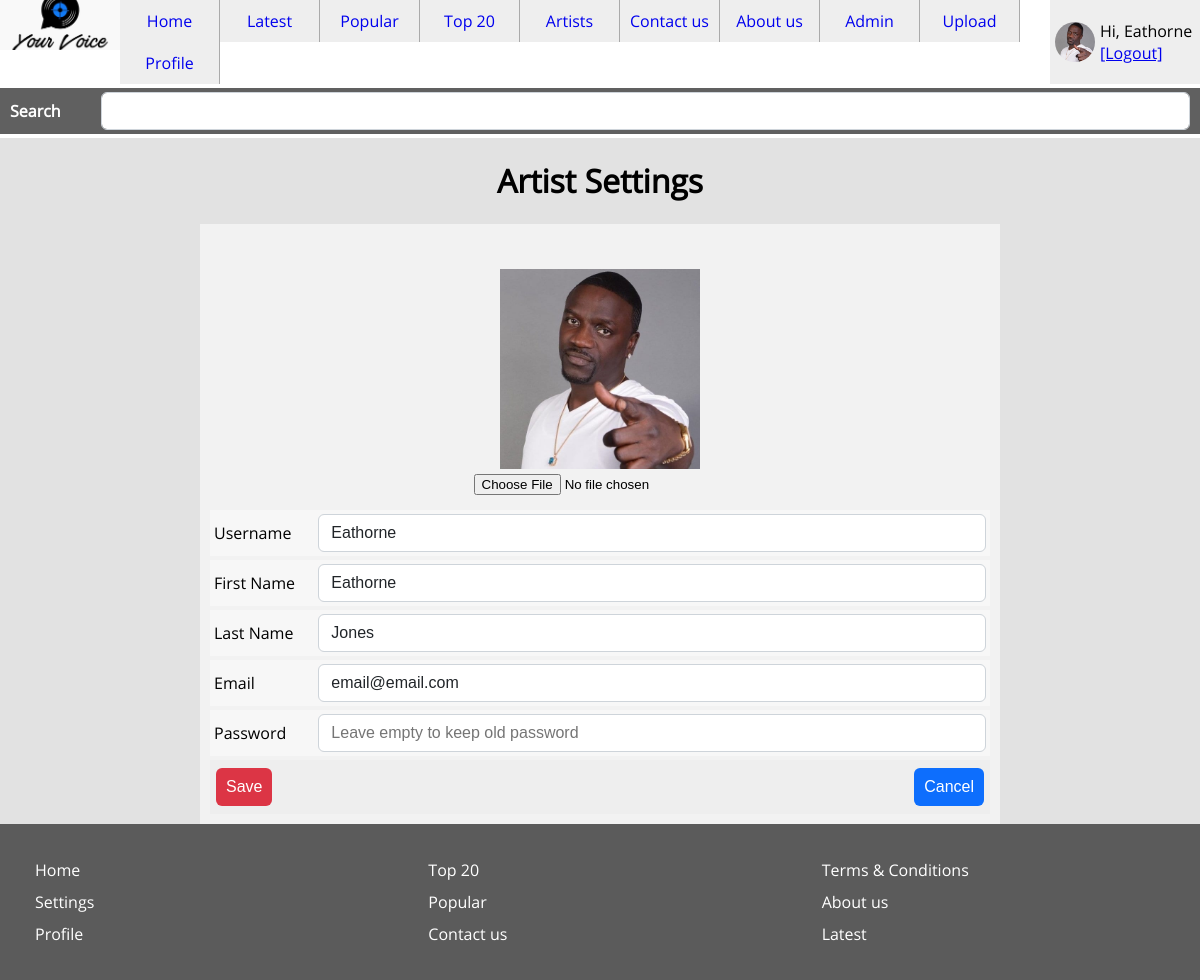
The page /settings.php (signed in) on the database its author committed.
### tables this page shows
CREATE TABLE `users` (
  `id` int(11) NOT NULL,
  `username` varchar(30) NOT NULL,
  `first_name` varchar(30) NOT NULL,
  `last_name` varchar(30) NOT NULL,
  `email` varchar(100) NOT NULL,
  `password` varchar(255) NOT NULL,
  `role` varchar(6) NOT NULL,
  `date` datetime NOT NULL,
  `image` varchar(1024) DEFAULT NULL
);

### functions.php (called while the page is built, shortened)
<?php
function get_image($path)
{
	if(file_exists($path ?? ''))
		return $path;
	return 'assets/images/no_image.jpg?1';
}
function user($key)
{
	if(!empty($_SESSION['USER'][$key]))
		return $_SESSION['USER'][$key];
	return '';
}
function old_value($key, $default = "")
{
	return $default;
}
function query($query)
{
	global $con;
	$result = mysqli_query($con, $query);
	if(!is_bool($result))
	{
		if(mysqli_num_rows($result) > 0)
		{
			$rows = [];
			while($row = mysqli_fetch_assoc($result))
			{
				$rows[] = $row;
			}
			return $rows;
		}
	}
	return false;
}

### settings.php (the view, shortened to what this page needs)
<?php
	$id = user('id');
	if(is_admin()){
		$id = $_GET['id'] ?? user('id');
		$id = (int)$id;
	}
	$query = "select * from users where id = '$id' limit 1";
 	$row = query($query);
 	if(!empty($row))
	{
		$row = $row[0];
	}
?>
	<?php require 'header.php';?>
	<div class="class_51" >
		<h1 class="class_52"  >
			Artist Settings
		</h1>
		<form  method="post" enctype="multipart/form-data"  class="class_53"  style="padding: 10px;">
			<div style="color: red;padding: 10px;text-align: center;">
			</div>
			<div class="class_54" >
				<img src="<?=get_image($row['image'])?>" class="js-image class_27" >
				<input onchange="display_image(this.files[0])" type="file" name="image"  class="class_28">
			</div>
			<div class="class_24" >
				<label class="class_55"  >
					Username
				</label>
				<input value="<?=old_value('username',$row['username'])?>" placeholder="" type="text" name="username" class="class_12" >
			</div>
			<div class="class_24" >
				<label class="class_55"  >
					First Name
				</label>
				<input value="<?=old_value('first_name',$row['first_name'])?>" placeholder="" type="text" name="first_name" class="class_12" >
			</div>
			<div class="class_24" >
				<label class="class_55"  >
					Last Name
				</label>
				<input value="<?=old_value('last_name',$row['last_name'])?>" placeholder="" type="text" name="last_name" class="class_12" >
			</div>
			<div class="class_24" >
				<label class="class_55"  >
					Email
				</label>
				<input value="<?=old_value('email',$row['email'])?>" placeholder="" type="text" name="email" class="class_12" >
			</div>
			<div class="class_24" >
				<label class="class_55"  >
					Password
				</label>
				<input placeholder="Leave empty to keep old password" type="text" name="password" class="class_12" >
			</div>
			<div class="class_31" >
				<button class="class_32"  >
					Save
				</button>
				<a href="profile.php">
					<button type="button" class="class_33"  >
						Cancel
					</button>
				</a>
			</div>
		</form>
	</div>
<?php require 'footer.php';?>

### assets/css/styles.css (style rules this page uses)
body { font-family: opensans; font-size: 16px; margin:0px; padding:0px; word-break: break-word; word-wrap: break-word; }
.class_12 { display: block; width: 100%; padding: .375rem .75rem; font-size: 1rem; font-weight: 400; line-height: 1.5; color: #212529; background-color: #fff; background-clip: padding-box; border: 1px solid #ced4da; -webkit-appearance: none; -moz-appearance: none; appearance: none; border-radius: .375rem; transition: border-color .15s ease-in-out,box-shadow .15s ease-in-out; }
.class_24 { display: flex; margin-top:4px; margin-bottom: 4px; padding: 4px; align-items: center; background-color: #F7F7F7FF; }
.class_27 { width: 200px; height: 200px; object-fit: cover; }
.class_28 { display: block; margin: auto; }
.class_31 { padding: 4px; background-color: #eee; }
.class_32 { cursor: pointer; font-size:16px; padding: 10px; border:none; color:#FFFFFF; background-color:#dc3545; border-radius:6px; margin: .25rem .125rem; }
.class_33 { cursor: pointer; font-size:16px; padding: 10px; border:none; color:#FFFFFF; background-color:#0d6efd; border-radius:6px; margin: .25rem .125rem; float:right }
.class_51 { display: flex; flex-wrap: wrap; background-color: rgb(226, 226, 226); }
.class_52 { padding-left: 10px; padding-right: 10px; width: 100%; text-align: center; }
.class_53 { flex: 1 1 0%; min-width: 300px; min-height: 200px; background-color: rgb(242, 242, 242); vertical-align: top; max-width: 800px; margin: auto; }
.class_54 { padding: 10px; color: rgb(0, 0, 0); text-align: center; margin-top: 5px; margin-bottom: 5px; }
.class_55 { min-width: 50px; margin: 0.5rem 0.5rem 0.5rem 0px; display: inline-block; width: 112px; }

### rows shown on the page
users: image (picture), username "Eathorne", first_name "Eathorne", last_name "Jones", email "email@email.com"

### other values the page prints
user('username') "Eathorne"
